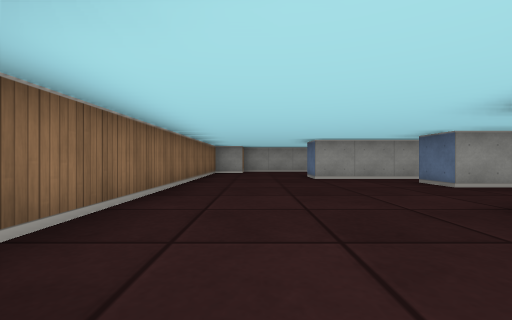
View 1 (above)

21 first-person views from a walk through a cub3D maze. The camera is about half as high as the walls, looks level and sees 90° across. The floor is counted in squares. Each view is taken from the middle of a square. On the plan, view 1 faces up. The plan holds only what a view shows up to about 9 squares ahead; the rest is blank.

View 2
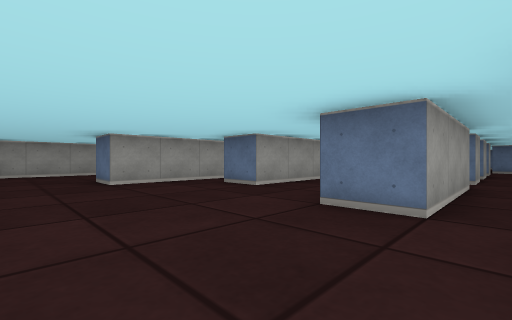

View 3
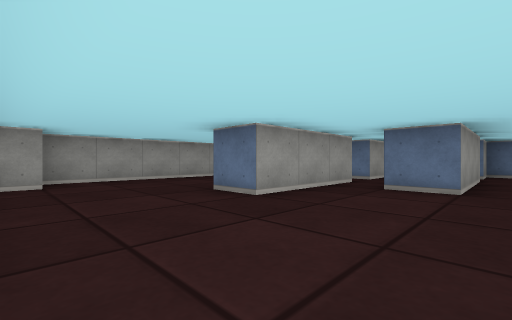

View 4
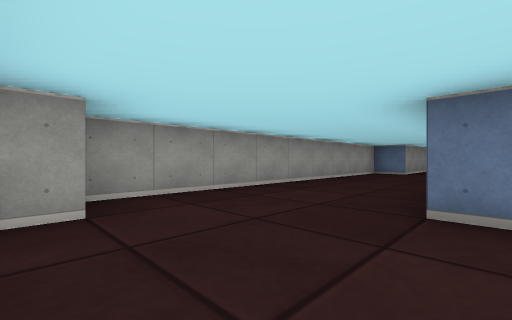

View 5
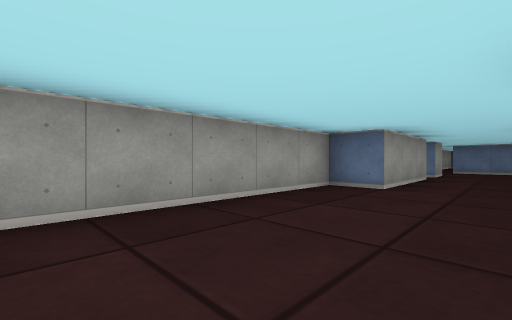

View 6
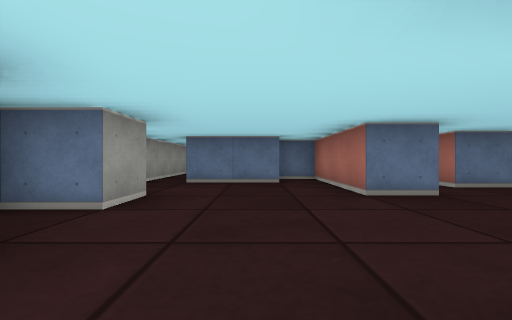

View 7
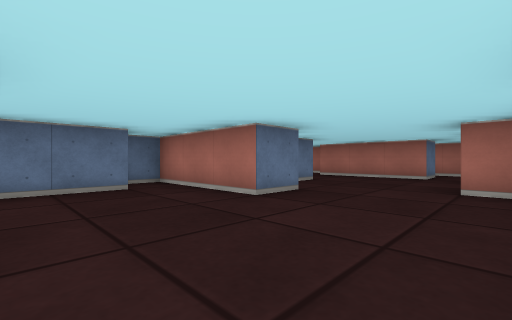

View 8
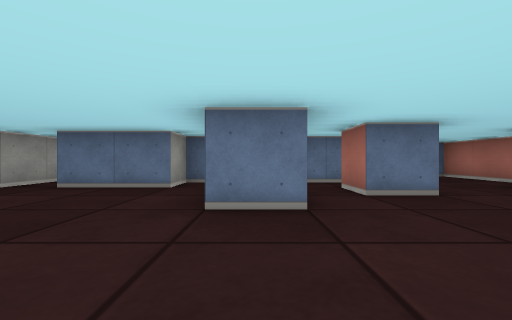

View 9
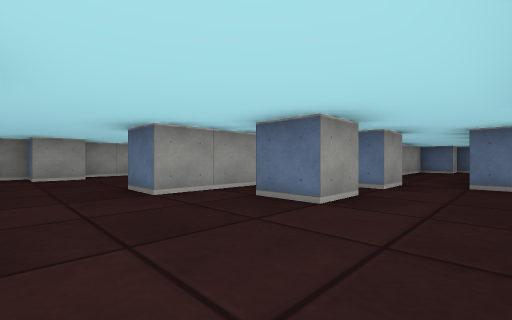

View 10
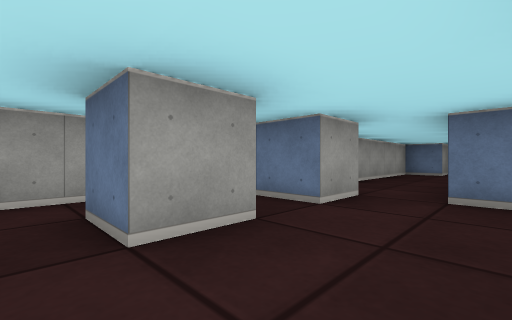

View 11
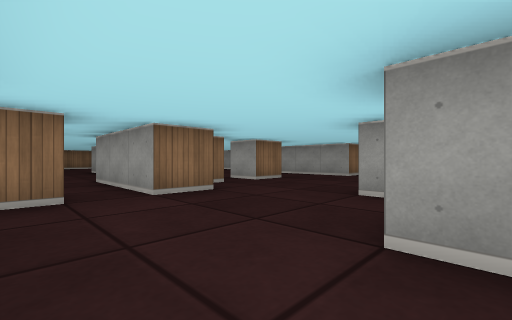

View 12
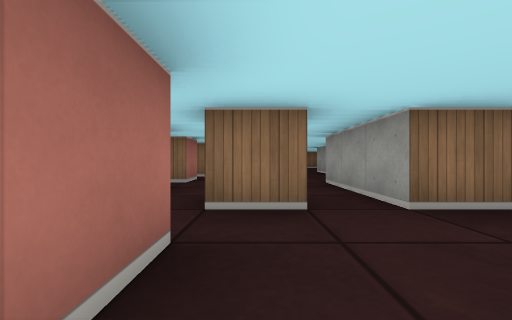

View 13
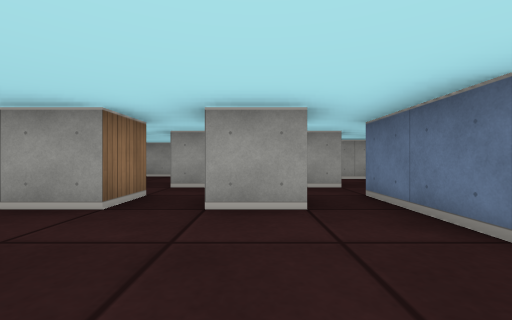

View 14
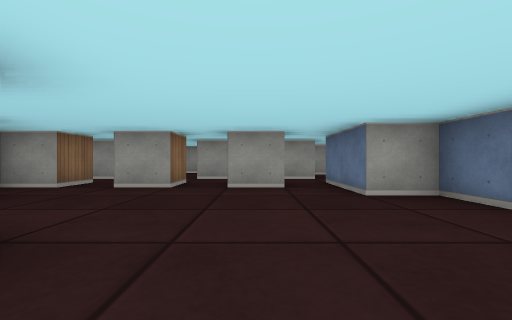

View 15
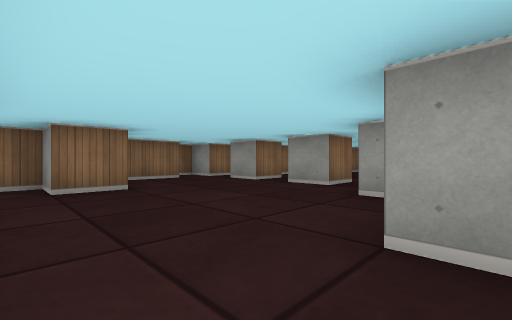

View 16
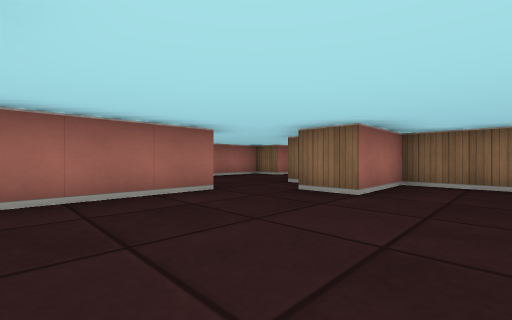

View 17
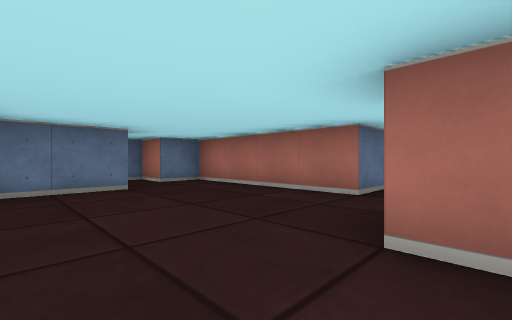

View 18
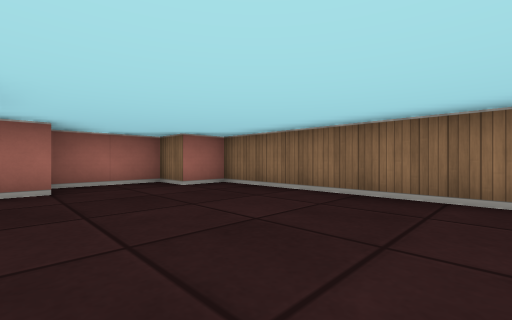

View 19
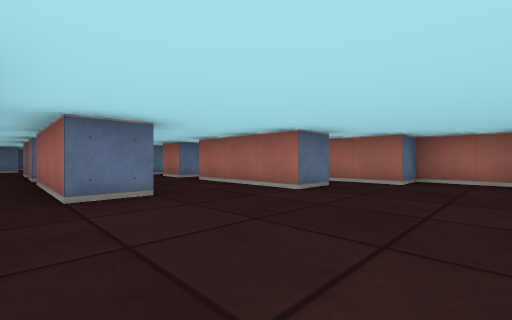

View 20
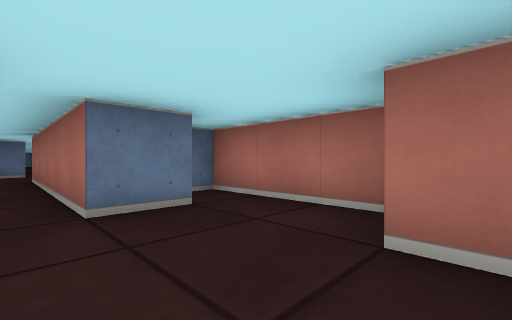

View 21
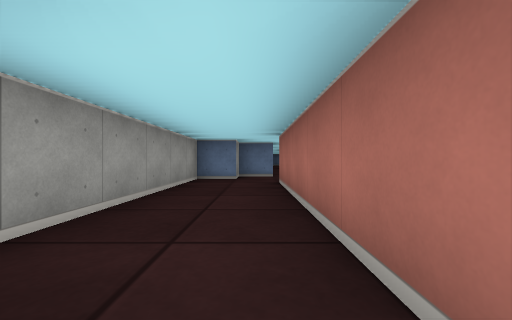

### Floor plan
Ten units are one square. View 1 is at (0, 0); x grows to the right and y downward. Boxes are objects, and circles mark ways between rooms. Rooms are numbered by the first view taken in them; rooms with no view inside come last. Other rooms are left out.
<svg viewBox="-20 -110 260 180">
<path fill="none" stroke="#000" d="M65 -65 55 -65 55 -70M45 -65 15 -65 15 -75M54 -45 35 -45 35 -55 65 -55M75 -45 75 -55 84 -55M96 -55 101 -55M45 -15 25 -15 25 -25 55 -25M105 -75 105 -65 95 -65M110 -45 115 -45 115 -35M115 -102 115 -95 85 -95 85 -105 -5 -105M-4 -95 -10 -95M135 -55 135 -65 165 -65 165 -75 155 -75 155 -95M-15 -90 -15 -5 -5 -5 -5 5 15 5 15 -5 31 -5M136 -95 125 -95 125 -105 120 -105M190 -105 136 -105M75 -5 85 -5 85 5 75 5M65 -5 65 5 55 5M74 -15 65 -15 65 -25 75 -25M96 -15 85 -15 85 -24M45 14 45 35 65 35 65 45 55 45 55 55M55 -15 45 -15M45 -5 45 5 35 5 35 10M110 35 105 35 105 15 95 15 95 -5M120 5 128 5M112 -15 106 -15M125 -4 125 -15M115 -26 115 -15M85 -40 85 -45 75 -45M75 65 75 55 115 55 115 45 125 45 125 41M115 -35 85 -35M64 -45 54 -45M155 -35 145 -35 145 -45 155 -45M155 -55 135 -55M175 -35 165 -35 165 -49M158 -5 185 -5 185 -10M125 -15 155 -15M175 -15 175 -25M225 -45 185 -45M175 -25 225 -25M235 -35 235 -45"/>
<circle cx="35" cy="-10" r="3" fill="#2a7"/>
<circle cx="45" cy="-35" r="3" fill="#2a7"/>
<circle cx="70" cy="-50" r="3" fill="#2a7"/>
<circle cx="123" cy="-50" r="3" fill="#2a7"/>
<circle cx="125" cy="-25" r="3" fill="#2a7"/>
<circle cx="170" cy="-30" r="3" fill="#2a7"/>
<text x="60" y="-60">1</text>
<text x="80" y="10">2</text>
<text x="150" y="-30">3</text>
<text x="200" y="-40">4</text>
</svg>
Room 1 opens to room 2. Room 1 opens to room 3. Room 2 opens to room 3. Room 3 opens to room 4.

Where each view was taken, in squares from view 1:
view 1: 0 up, 0 right, facing up
view 2: 1 up, 0 right, facing up-right
view 3: 4 up, 1 left, facing up-right
view 4: 7 up, 1 left, facing up-right
view 5: 8 up, 4 right, facing up-right
view 6: 8 up, 10 right, facing right
view 7: 9 up, 11 right, facing down-right
view 8: 6 up, 11 right, facing right
view 9: 2 up, 12 right, facing up-right
view 10: 2 up, 14 right, facing up-right
view 11: 2 up, 15 right, facing up-left
view 12: 2 up, 14 right, facing left
view 13: 3 down, 8 right, facing up
view 14: 5 down, 8 right, facing up
view 15: 5 down, 11 right, facing up-left
view 16: 2 down, 10 right, facing down-left
view 17: 2 down, 6 right, facing down-right
view 18: 5 up, 2 right, facing down-left
view 19: 6 up, 0 right, facing down-right
view 20: 3 up, 15 right, facing down-right
view 21: 3 up, 17 right, facing right
